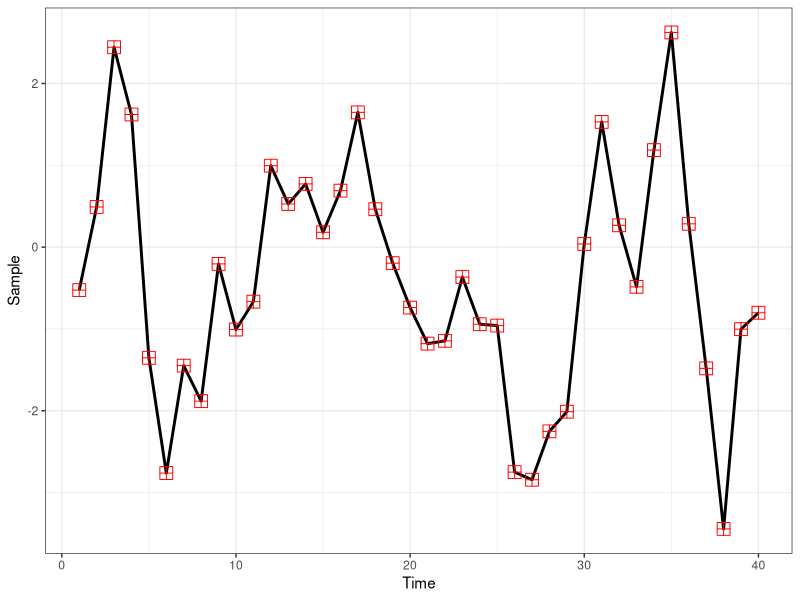
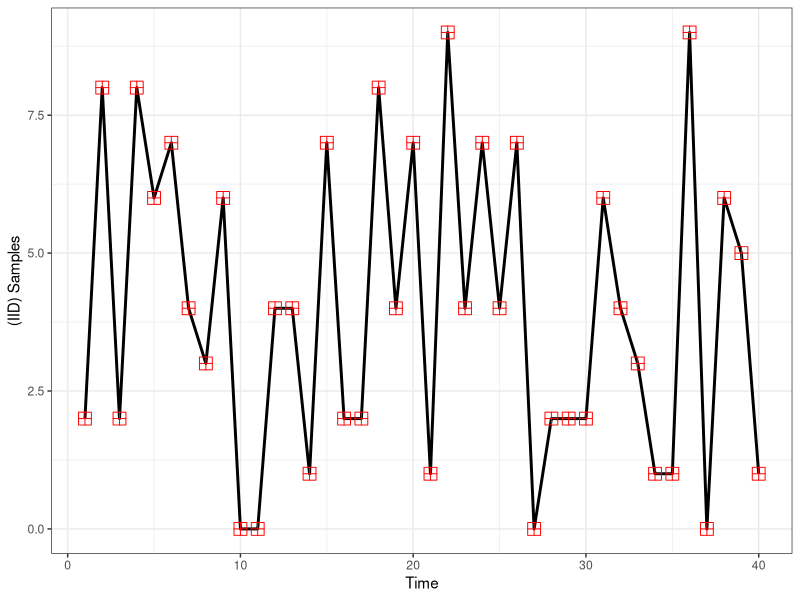

Reproduce these figures in R, in order.
library(ggplot2)

######################################################
# Question 2
set.seed(1911)   # my roll number
B <- 1000
X <- 1
Z <- rnorm(B)

# do this for B samples to converge to stationary distribution
for (t in 2:B) {
    X <- 0.1 * X + Z[t] + 0.4 * Z[t-1]
}

# generate and store ARMA(1, 1) samples
arma_samples <- numeric(40)
arma_samples[1] <- X
Z <- rnorm(40)
for (t in 2:40) {
    arma_samples[t] <- 0.1 * arma_samples[t-1] + Z[t] + 0.4 * Z[t-1] 
}

arma_samples

# plot the sample values
ggplot() + 
    geom_line(aes(x = 1:40, y = arma_samples), size = 1) +
    geom_point(aes(x = 1:40, y = arma_samples), size = 4, color = "red", pch = 12) + 
    theme_bw() + xlab("Time") + ylab("Sample")

# Auto correlation values computation
sample_mean <- sum(arma_samples) / 40
sample_mean

autocovar <- numeric(8)   # obtain auto-covariances
for (h in 0:7) {
    autocovar[h+1] <- sum((arma_samples[1:(40-h)] - sample_mean) * (arma_samples[(h+1):40] - sample_mean))/40
}
autocovar

autocor <- autocovar[2:8] / autocovar[1]
autocor   # sample autocorrelation

# calculate w_11 using Bartlett's formula
w11 <- sum( (autocor[2:7] * c(1, autocor[1:5]) - 2 * autocor[1] * autocor[1:6])^2 )
w11

autocor[1] - 1.96 * sqrt(w11/40)  # lower bound
autocor[1] + 1.96 * sqrt(w11/40)  # upper bound


# True value of autocorrelation
(0.4 + 0.1) * (1 + 0.4 * 0.1) / (1 + 2 * 0.1 * 0.4 + 0.4^2)




###################################
# QUESTION 3

set.seed(1911)
iid_seq <- sample(0:9, size = 40, replace = TRUE)   # generate 40 samples and treat at iid seq
iid_seq

# plot the iid sample values
ggplot() + 
    geom_line(aes(x = 1:40, y = iid_seq), size = 1) +
    geom_point(aes(x = 1:40, y = iid_seq), size = 4, color = "red", pch = 12) + 
    theme_bw() + xlab("Time") + ylab("(IID) Samples")


sample_mean <- sum(iid_seq) / 40
sample_mean

autocovar <- numeric(8)   # obtain auto-covariances
for (h in 0:7) {
    autocovar[h+1] <- sum((iid_seq[1:(40-h)] - sample_mean) * (iid_seq[(h+1):40] - sample_mean))/40
}
autocovar

autocor <- autocovar[2:8] / autocovar[1]
autocor   # sample autocorrelation

# Portmanteau's test
Q <- 40 * sum(autocor^2)
qchisq(0.95, df = 7)    

# Ljung and Box's test
QLB <- 40 * (40 + 2) * sum(autocor^2 / c(39:33) )
    
# Mcleod and Li's test
sq.autocovar <- numeric(8)   # obtain auto-covariances
for (h in 0:7) {
    sq.autocovar[h+1] <- sum((iid_seq[1:(40-h)]^2 - mean(iid_seq^2) ) * 
                              (iid_seq[(h+1):40]^2 - mean(iid_seq^2) ))/40
}
sq.autocor <- sq.autocovar[2:8] / sq.autocovar[1]
sq.autocor
QML <- 40 * (40 + 2) * sum(sq.autocor^2 / c(39:33) )


# Rank test
P <- sum(sapply(1:39, FUN = function(i) { 
        sum(iid_seq[i] < iid_seq[(i+1):40])  # count the number of j's from which i-th number is smaller
    } ))
muP <- 40 * (40 - 1) / 4
sigmaP.sq <- 40 * (40 - 1) * (2 * 40 + 5) / 72

abs((P - muP)/ sqrt(sigmaP.sq))










